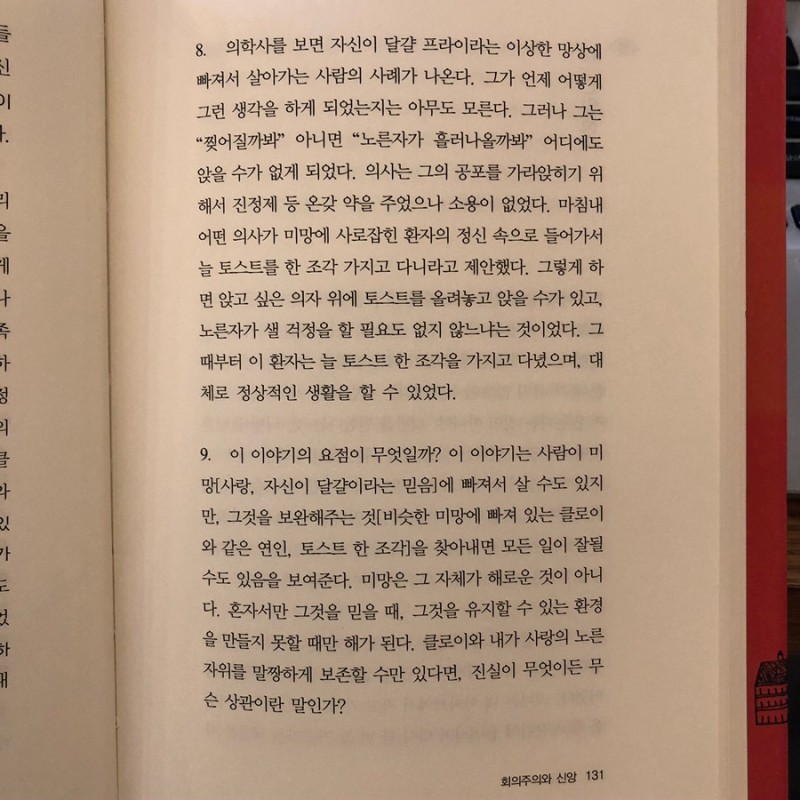
#> input picture page_dewarp-master/IMG_8117.jpg, 800 x 800 px
$ python page_dewarp_copy.py IMG_8117.jpg
#> lines starting #> are read from the running program, lines starting #| are printed output that depends on the picture; after the words box and inside, x2 and y2 are one past the last pixel; in counts of white or black regions, pixels touching at a corner belong together
#!/usr/bin/env python
######################################################################
# page_dewarp.py - Proof-of-concept of page-dewarping based on a
# "cubic sheet" model. Requires OpenCV (version 3 or greater),
# PIL/Pillow, and scipy.optimize.
######################################################################
# Author:  Matt Zucker
# Date:    July 2016
# License: MIT License (see LICENSE.txt)
######################################################################

import os
import sys
import datetime
import cv2
from PIL import Image
import numpy as np
import scipy.optimize
from numba import njit

# for some reason pylint complains about cv2 members being undefined :(
# pylint: disable=E1101

PAGE_MARGIN_X = 50       # reduced px to ignore near L/R edge
PAGE_MARGIN_Y = 20       # reduced px to ignore near T/B edge

OUTPUT_ZOOM = 1.0        # how much to zoom output relative to *original* image
OUTPUT_DPI = 300         # just affects stated DPI of PNG, not appearance
REMAP_DECIMATE = 16      # downscaling factor for remapping image

ADAPTIVE_WINSZ = 55      # window size for adaptive threshold in reduced px

TEXT_MIN_WIDTH = 15      # min reduced px width of detected text contour
TEXT_MIN_HEIGHT = 2      # min reduced px height of detected text contour
TEXT_MIN_ASPECT = 1.5    # filter out text contours below this w/h ratio
TEXT_MAX_THICKNESS = 10  # max reduced px thickness of detected text contour

EDGE_MAX_OVERLAP = 1.0   # max reduced px horiz. overlap of contours in span
EDGE_MAX_LENGTH = 100.0  # max reduced px length of edge connecting contours
EDGE_ANGLE_COST = 10.0   # cost of angles in edges (tradeoff vs. length)
EDGE_MAX_ANGLE = 7.5     # maximum change in angle allowed between contours

RVEC_IDX = slice(0, 3)   # index of rvec in params vector
TVEC_IDX = slice(3, 6)   # index of tvec in params vector
CUBIC_IDX = slice(6, 8)  # index of cubic slopes in params vector

SPAN_MIN_WIDTH = 30      # minimum reduced px width for span
SPAN_PX_PER_STEP = 20    # reduced px spacing for sampling along spans
FOCAL_LENGTH = 1.2       # normalized focal length of camera

DEBUG_LEVEL = 0          # 0=none, 1=some, 2=lots, 3=all
DEBUG_OUTPUT = 'file'    # file, screen, both

WINDOW_NAME = 'Dewarp'   # Window name for visualization

# nice color palette for visualizing contours, etc.
CCOLORS = [
    (255, 0, 0),
    (255, 63, 0),
    (255, 127, 0),
    (255, 191, 0),
    (255, 255, 0),
    (191, 255, 0),
    (127, 255, 0),
    (63, 255, 0),
    (0, 255, 0),
    (0, 255, 63),
    (0, 255, 127),
    (0, 255, 191),
    (0, 255, 255),
    (0, 191, 255),
    (0, 127, 255),
    (0, 63, 255),
    (0, 0, 255),
    (63, 0, 255),
    (127, 0, 255),
    (191, 0, 255),
    (255, 0, 255),
    (255, 0, 191),
    (255, 0, 127),
    (255, 0, 63),
]

# default intrinsic parameter matrix
K = np.array([
    [FOCAL_LENGTH, 0, 0],
    [0, FOCAL_LENGTH, 0],
    [0, 0, 1]], dtype=np.float32)

# [25 lines left out: function debug_show, not called in this run]

@njit
def round_nearest_multiple(i, factor):
    i = int(i)
    rem = i % factor
    if not rem:
        return i
    else:
        return i + factor - rem

@njit
def pix2norm(shape, pts):
    height, width = shape[:2]
    scl = 2.0/(max(height, width))
    offset = np.array([width, height], dtype=pts.dtype).reshape((-1, 1, 2))*0.5
    return (pts - offset) * scl


def norm2pix(shape, pts, as_integer):
    height, width = shape[:2]
    scl = max(height, width)*0.5
    offset = np.array([0.5*width, 0.5*height],
                      dtype=pts.dtype).reshape((-1, 1, 2))
    rval = pts * scl + offset
    if as_integer:
        return (rval + 0.5).astype(int)
    else:
        return rval

@njit
def fltp(point):
    return tuple(point.astype(int).flatten())

# [18 lines left out: function draw_correspondences, not called in this run]


def get_default_params(corners, ycoords, xcoords):

    # page width and height
    page_width = np.linalg.norm(corners[1] - corners[0])
    page_height = np.linalg.norm(corners[-1] - corners[0])
    rough_dims = (page_width, page_height)

    # our initial guess for the cubic has no slope
    cubic_slopes = [0.0, 0.0]

    # object points of flat page in 3D coordinates
    corners_object3d = np.array([
        [0, 0, 0],
        [page_width, 0, 0],
        [page_width, page_height, 0],
        [0, page_height, 0]])

    # estimate rotation and translation from four 2D-to-3D point
    # correspondences
    _, rvec, tvec = cv2.solvePnP(corners_object3d,
                                 corners, K, np.zeros(5))

    span_counts = [len(xc) for xc in xcoords]

    params = np.hstack((np.array(rvec).flatten(),
                        np.array(tvec).flatten(),
                        np.array(cubic_slopes).flatten(),
                        ycoords.flatten()) +
                       tuple(xcoords))

    return rough_dims, span_counts, params


def project_xy(xy_coords, pvec):

    # get cubic polynomial coefficients given
    #
    #  f(0) = 0, f'(0) = alpha
    #  f(1) = 0, f'(1) = beta

    alpha, beta = tuple(pvec[CUBIC_IDX])

    poly = np.array([
        alpha + beta,
        -2*alpha - beta,
        alpha,
        0])

    xy_coords = xy_coords.reshape((-1, 2))
    z_coords = np.polyval(poly, xy_coords[:, 0])

    objpoints = np.hstack((xy_coords, z_coords.reshape((-1, 1))))

    image_points, _ = cv2.projectPoints(objpoints,
                                        pvec[RVEC_IDX],
                                        pvec[TVEC_IDX],
                                        K, np.zeros(5))

    return image_points


def project_keypoints(pvec, keypoint_index):

    xy_coords = pvec[keypoint_index]
    xy_coords[0, :] = 0

    return project_xy(xy_coords, pvec)


def resize_to_screen(src, maxw=1280, maxh=700, copy=False):

    height, width = src.shape[:2]

    scl_x = float(width)/maxw
    scl_y = float(height)/maxh

    scl = int(np.ceil(max(scl_x, scl_y)))

    if scl > 1.0:
        inv_scl = 1.0/scl
        img = cv2.resize(src, (0, 0), None, inv_scl, inv_scl, cv2.INTER_AREA)
    elif copy:
        img = src.copy()
    else:
        img = src

    return img


def box(width, height):
    return np.ones((height, width), dtype=np.uint8)


def get_page_extents(small):

    height, width = small.shape[:2]

    xmin = PAGE_MARGIN_X
    ymin = PAGE_MARGIN_Y
    xmax = width-PAGE_MARGIN_X
    ymax = height-PAGE_MARGIN_Y

    page = np.zeros((height, width), dtype=np.uint8)
    cv2.rectangle(page, (xmin, ymin), (xmax, ymax), (255, 255, 255), -1)

    outline = np.array([
        [xmin, ymin],
        [xmin, ymax],
        [xmax, ymax],
        [xmax, ymin]])

    return page, outline


def get_mask(name, small, pagemask, masktype):

    sgray = cv2.cvtColor(small, cv2.COLOR_RGB2GRAY)

    if masktype == 'text':

        mask = cv2.adaptiveThreshold(sgray, 255, cv2.ADAPTIVE_THRESH_MEAN_C,
                                     cv2.THRESH_BINARY_INV,
                                     ADAPTIVE_WINSZ,
                                     25)

        if DEBUG_LEVEL >= 3:
            debug_show(name, 0.1, 'thresholded', mask)

        mask = cv2.dilate(mask, box(9, 1))

        if DEBUG_LEVEL >= 3:
            debug_show(name, 0.2, 'dilated', mask)

        mask = cv2.erode(mask, box(1, 3))

        if DEBUG_LEVEL >= 3:
            debug_show(name, 0.3, 'eroded', mask)

    else:

        mask = cv2.adaptiveThreshold(sgray, 255, cv2.ADAPTIVE_THRESH_MEAN_C,
                                     cv2.THRESH_BINARY_INV,
                                     ADAPTIVE_WINSZ,
                                     7)

        if DEBUG_LEVEL >= 3:
            debug_show(name, 0.4, 'thresholded', mask)

        mask = cv2.erode(mask, box(3, 1), iterations=3)

        if DEBUG_LEVEL >= 3:
            debug_show(name, 0.5, 'eroded', mask)

        mask = cv2.dilate(mask, box(8, 2))

        if DEBUG_LEVEL >= 3:
            debug_show(name, 0.6, 'dilated', mask)

    return np.minimum(mask, pagemask)


def interval_measure_overlap(int_a, int_b):
    return min(int_a[1], int_b[1]) - max(int_a[0], int_b[0])


def angle_dist(angle_b, angle_a):

    diff = angle_b - angle_a

    while diff > np.pi:
        diff -= 2*np.pi

    while diff < -np.pi:
        diff += 2*np.pi

    return np.abs(diff)


def blob_mean_and_tangent(contour):

    moments = cv2.moments(contour)

    area = moments['m00']

    mean_x = moments['m10'] / area
    mean_y = moments['m01'] / area

    moments_matrix = np.array([
        [moments['mu20'], moments['mu11']],
        [moments['mu11'], moments['mu02']]
    ]) / area

    _, svd_u, _ = cv2.SVDecomp(moments_matrix)

    center = np.array([mean_x, mean_y])
    tangent = svd_u[:, 0].flatten().copy()

    return center, tangent


class ContourInfo(object):

    def __init__(self, contour, rect, mask):

        self.contour = contour
        self.rect = rect
        self.mask = mask

        self.center, self.tangent = blob_mean_and_tangent(contour)

        self.angle = np.arctan2(self.tangent[1], self.tangent[0])

        clx = [self.proj_x(point) for point in contour]

        lxmin = min(clx)
        lxmax = max(clx)

        self.local_xrng = (lxmin, lxmax)

        self.point0 = self.center + self.tangent * lxmin
        self.point1 = self.center + self.tangent * lxmax

        self.pred = None
        self.succ = None

    def proj_x(self, point):
        return np.dot(self.tangent, point.flatten()-self.center)

    def local_overlap(self, other):
        xmin = self.proj_x(other.point0)
        xmax = self.proj_x(other.point1)
        return interval_measure_overlap(self.local_xrng, (xmin, xmax))


def generate_candidate_edge(cinfo_a, cinfo_b):

    # we want a left of b (so a's successor will be b and b's
    # predecessor will be a) make sure right endpoint of b is to the
    # right of left endpoint of a.
    if cinfo_a.point0[0] > cinfo_b.point1[0]:
        tmp = cinfo_a
        cinfo_a = cinfo_b
        cinfo_b = tmp

    x_overlap_a = cinfo_a.local_overlap(cinfo_b)
    x_overlap_b = cinfo_b.local_overlap(cinfo_a)

    overall_tangent = cinfo_b.center - cinfo_a.center
    overall_angle = np.arctan2(overall_tangent[1], overall_tangent[0])

    delta_angle = max(angle_dist(cinfo_a.angle, overall_angle),
                      angle_dist(cinfo_b.angle, overall_angle)) * 180/np.pi

    # we want the largest overlap in x to be small
    x_overlap = max(x_overlap_a, x_overlap_b)

    dist = np.linalg.norm(cinfo_b.point0 - cinfo_a.point1)

    if (dist > EDGE_MAX_LENGTH or
            x_overlap > EDGE_MAX_OVERLAP or
            delta_angle > EDGE_MAX_ANGLE):
        return None
    else:
        score = dist + delta_angle*EDGE_ANGLE_COST
        return (score, cinfo_a, cinfo_b)


def make_tight_mask(contour, xmin, ymin, width, height):

    tight_mask = np.zeros((height, width), dtype=np.uint8)
    tight_contour = contour - np.array((xmin, ymin)).reshape((-1, 1, 2))

    cv2.drawContours(tight_mask, [tight_contour], 0,
                     (1, 1, 1), -1)

    return tight_mask


def get_contours(name, small, pagemask, masktype):

    mask = get_mask(name, small, pagemask, masktype)

    contours, _ = cv2.findContours(mask, cv2.RETR_EXTERNAL,cv2.CHAIN_APPROX_NONE)

    contours_out = []

    for contour in contours:

        rect = cv2.boundingRect(contour)
        xmin, ymin, width, height = rect

        if (width < TEXT_MIN_WIDTH or
                height < TEXT_MIN_HEIGHT or
                width < TEXT_MIN_ASPECT*height):
            continue

        tight_mask = make_tight_mask(contour, xmin, ymin, width, height)

        if tight_mask.sum(axis=0).max() > TEXT_MAX_THICKNESS:
            continue

        contours_out.append(ContourInfo(contour, rect, tight_mask))

    if DEBUG_LEVEL >= 2:
        visualize_contours(name, small, contours_out)

    return contours_out


def assemble_spans(name, small, pagemask, cinfo_list):

    # sort list
    cinfo_list = sorted(cinfo_list, key=lambda cinfo: cinfo.rect[1])

    # generate all candidate edges
    candidate_edges = []

    for i, cinfo_i in enumerate(cinfo_list):
        for j in range(i):
            # note e is of the form (score, left_cinfo, right_cinfo)
            edge = generate_candidate_edge(cinfo_i, cinfo_list[j])
            if edge is not None:
                candidate_edges.append(edge)

    # sort candidate edges by score (lower is better)
    candidate_edges.sort()

    # for each candidate edge
    for _, cinfo_a, cinfo_b in candidate_edges:
        # if left and right are unassigned, join them
        if cinfo_a.succ is None and cinfo_b.pred is None:
            cinfo_a.succ = cinfo_b
            cinfo_b.pred = cinfo_a

    # generate list of spans as output
    spans = []

    # until we have removed everything from the list
    while cinfo_list:

        # get the first on the list
        cinfo = cinfo_list[0]

        # keep following predecessors until none exists
        while cinfo.pred:
            cinfo = cinfo.pred

        # start a new span
        cur_span = []

        width = 0.0

        # follow successors til end of span
        while cinfo:
            # remove from list (sadly making this loop *also* O(n^2)
            cinfo_list.remove(cinfo)
            # add to span
            cur_span.append(cinfo)
            width += cinfo.local_xrng[1] - cinfo.local_xrng[0]
            # set successor
            cinfo = cinfo.succ

        # add if long enough
        if width > SPAN_MIN_WIDTH:
            spans.append(cur_span)

    if DEBUG_LEVEL >= 2:
        visualize_spans(name, small, pagemask, spans)

    return spans


def sample_spans(shape, spans):

    span_points = []

    for span in spans:

        contour_points = []

        for cinfo in span:

            yvals = np.arange(cinfo.mask.shape[0]).reshape((-1, 1))
            totals = (yvals * cinfo.mask).sum(axis=0)
            means = totals / cinfo.mask.sum(axis=0)

            xmin, ymin = cinfo.rect[:2]

            step = SPAN_PX_PER_STEP
            start = ((len(means)-1) % step) / 2

            contour_points += [(x+xmin, means[x]+ymin)
                               for x in range(int(start), len(means), int(step))]

        contour_points = np.array(contour_points,
                                  dtype=np.float32).reshape((-1, 1, 2))

        contour_points = pix2norm(shape, contour_points)

        span_points.append(contour_points)

    return span_points


def keypoints_from_samples(name, small, pagemask, page_outline,
                           span_points):

    all_evecs = np.array([[0.0, 0.0]])
    all_weights = 0

    for points in span_points:

        _, evec = cv2.PCACompute(points.reshape((-1, 2)),
                                 None, maxComponents=1)

        weight = np.linalg.norm(points[-1] - points[0])

        all_evecs += evec * weight
        all_weights += weight

    evec = all_evecs / all_weights

    x_dir = evec.flatten()

    if x_dir[0] < 0:
        x_dir = -x_dir

    y_dir = np.array([-x_dir[1], x_dir[0]])

    pagecoords = cv2.convexHull(page_outline)
    pagecoords = pix2norm(pagemask.shape, pagecoords.reshape((-1, 1, 2)))
    pagecoords = pagecoords.reshape((-1, 2))

    px_coords = np.dot(pagecoords, x_dir)
    py_coords = np.dot(pagecoords, y_dir)

    px0 = px_coords.min()
    px1 = px_coords.max()

    py0 = py_coords.min()
    py1 = py_coords.max()

    p00 = px0 * x_dir + py0 * y_dir
    p10 = px1 * x_dir + py0 * y_dir
    p11 = px1 * x_dir + py1 * y_dir
    p01 = px0 * x_dir + py1 * y_dir

    corners = np.vstack((p00, p10, p11, p01)).reshape((-1, 1, 2))

    ycoords = []
    xcoords = []

    for points in span_points:
        pts = points.reshape((-1, 2))
        px_coords = np.dot(pts, x_dir)
        py_coords = np.dot(pts, y_dir)
        ycoords.append(py_coords.mean() - py0)
        xcoords.append(px_coords - px0)

    if DEBUG_LEVEL >= 2:
        visualize_span_points(name, small, span_points, corners)

    return corners, np.array(ycoords), xcoords


# [74 lines left out: functions visualize_contours, visualize_spans, visualize_span_points, not called in this run]


def imgsize(img):
    height, width = img.shape[:2]
    return '{}x{}'.format(width, height)


def make_keypoint_index(span_counts):

    nspans = len(span_counts)
    npts = sum(span_counts)
    keypoint_index = np.zeros((npts+1, 2), dtype=int)
    start = 1

    for i, count in enumerate(span_counts):
        end = start + count
        keypoint_index[start:start+end, 1] = 8+i
        start = end

    keypoint_index[1:, 0] = np.arange(npts) + 8 + nspans

    return keypoint_index


def optimize_params(name, small, dstpoints, span_counts, params):

    keypoint_index = make_keypoint_index(span_counts)

    def objective(pvec):
        ppts = project_keypoints(pvec, keypoint_index)
        return np.sum((dstpoints - ppts)**2)

    objective(params)

    if DEBUG_LEVEL >= 1:
        projpts = project_keypoints(params, keypoint_index)
        display = draw_correspondences(small, dstpoints, projpts)
        debug_show(name, 4, 'keypoints before', display)

    start = datetime.datetime.now()
    res = scipy.optimize.minimize(objective, params,
                                  method='Powell')
    end = datetime.datetime.now()

    params = res.x

    if DEBUG_LEVEL >= 1:
        projpts = project_keypoints(params, keypoint_index)
        display = draw_correspondences(small, dstpoints, projpts)
        debug_show(name, 5, 'keypoints after', display)

    return params


def get_page_dims(corners, rough_dims, params):

    dst_br = corners[2].flatten()

    dims = np.array(rough_dims)

    def objective(dims):
        proj_br = project_xy(dims, params)
        return np.sum((dst_br - proj_br.flatten())**2)

    res = scipy.optimize.minimize(objective, dims, method='Powell')
    dims = res.x

    # print '  got page dims', dims[0], 'x', dims[1]

    return dims


def remap_image(name, img, small, page_dims, params):

    height = 0.5 * page_dims[1] * OUTPUT_ZOOM * img.shape[0]
    height = round_nearest_multiple(height, REMAP_DECIMATE)

    width = round_nearest_multiple(height * page_dims[0] / page_dims[1],
                                   REMAP_DECIMATE)

    # print '  output will be {}x{}'.format(width, height)

    height_small = height / REMAP_DECIMATE
    width_small = width / REMAP_DECIMATE

    page_x_range = np.linspace(0, float(page_dims[0]), int(width_small))
    page_y_range = np.linspace(0, float(page_dims[1]), int(height_small))

    page_x_coords, page_y_coords = np.meshgrid(page_x_range, page_y_range)

    page_xy_coords = np.hstack((page_x_coords.flatten().reshape((-1, 1)),
                                page_y_coords.flatten().reshape((-1, 1))))

    page_xy_coords = page_xy_coords.astype(np.float32)

    image_points = project_xy(page_xy_coords, params)
    image_points = norm2pix(img.shape, image_points, False)

    image_x_coords = image_points[:, 0, 0].reshape(page_x_coords.shape)
    image_y_coords = image_points[:, 0, 1].reshape(page_y_coords.shape)

    image_x_coords = cv2.resize(image_x_coords, (width, height),
                                interpolation=cv2.INTER_CUBIC)

    image_y_coords = cv2.resize(image_y_coords, (width, height),
                                interpolation=cv2.INTER_CUBIC)

    img_gray = cv2.cvtColor(img, cv2.COLOR_RGB2GRAY)

    remapped = cv2.remap(img_gray, image_x_coords, image_y_coords,
                         cv2.INTER_CUBIC,
                         None, cv2.BORDER_REPLICATE)

    thresh = cv2.adaptiveThreshold(remapped, 255, cv2.ADAPTIVE_THRESH_MEAN_C,
                                   cv2.THRESH_BINARY, ADAPTIVE_WINSZ, 25)

    pil_image = Image.fromarray(thresh)
    pil_image = pil_image.convert('1')

    threshfile = name + '_thresh.png'
    pil_image.save(threshfile, dpi=(OUTPUT_DPI, OUTPUT_DPI))

    if DEBUG_LEVEL >= 1:
        height = small.shape[0]
        width = int(round(height * float(thresh.shape[1])/thresh.shape[0]))
        display = cv2.resize(thresh, (width, height),
                             interpolation=cv2.INTER_AREA)
        debug_show(name, 6, 'output', display)

    return threshfile


def main():

    if len(sys.argv) < 2:
        # print 'usage:', sys.argv[0], 'IMAGE1 [IMAGE2 ...]'
        sys.exit(0)

    if DEBUG_LEVEL > 0 and DEBUG_OUTPUT != 'file':
        cv2.namedWindow(WINDOW_NAME)

    outfiles = []

    for imgfile in sys.argv[1:]:

        img = cv2.imread(imgfile)
#> img is the input picture: shape (800, 800, 3); mean B, G, R 128, 149.5, 177
        small = resize_to_screen(img)
#> in resize_to_screen, `img = cv2.resize(src, (0, 0), None, inv_scl, inv_scl, cv2.INTER_AREA)`:
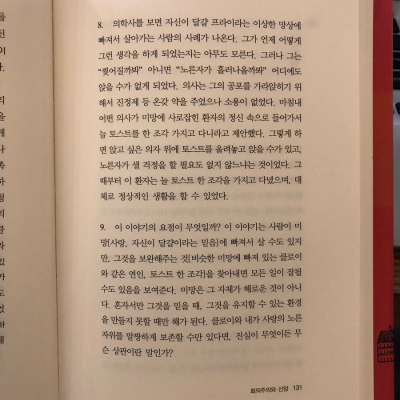
#> img: shape (400, 400, 3); mean B, G, R 128.1, 149.7, 177.1
        basename = os.path.basename(imgfile)
        name, _ = os.path.splitext(basename)

        # imgsize(img)
        # imgsize(small)

        if DEBUG_LEVEL >= 3:
            debug_show(name, 0.0, 'original', small)

        pagemask, page_outline = get_page_extents(small)
#> in get_page_extents, `cv2.rectangle(page, (xmin, ymin), (xmax, ymax), (255, 255, 255), -1)`:
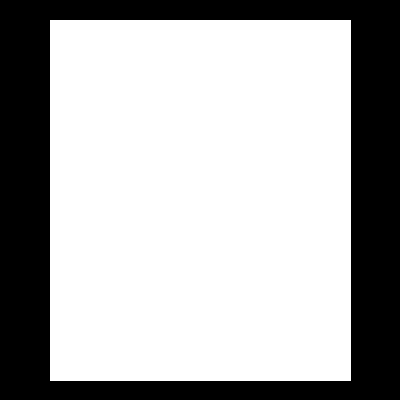
#> page: shape (400, 400); 67.9% white; 1 black region, box (x1, y1, x2, y2) and area: (0, 0, 400, 400) 51339
#> page_outline = [[50, 20], [50, 380], [350, 380], [350, 20]]

        cinfo_list = get_contours(name, small, pagemask, 'text')
#> in get_mask, `sgray = cv2.cvtColor(small, cv2.COLOR_RGB2GRAY)`:
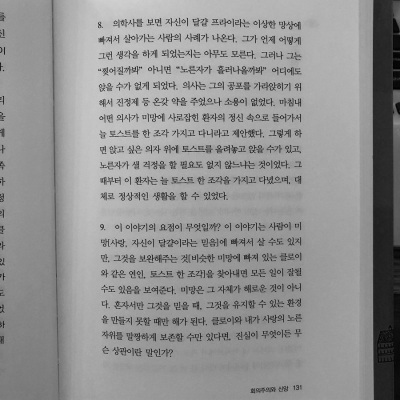
#> sgray: shape (400, 400); min 1, max 208, mean 146.3
#> in get_mask, `mask = cv2.adaptiveThreshold(sgray, 255, cv2.ADAPTIVE_THRESH_MEAN_C, c..`:
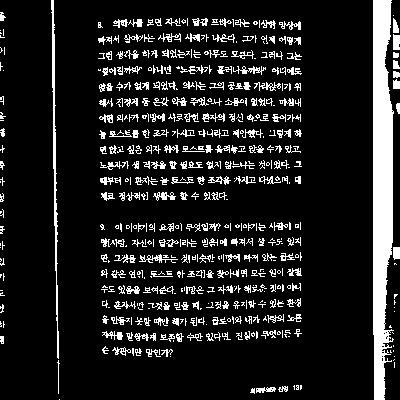
#> mask: shape (400, 400); 12.9% white; 541 white regions (263 under 20 px), largest, box (x1, y1, x2, y2) and area: (373, 0, 394, 400) 6524, (51, 0, 59, 359) 840, (139, 254, 178, 263) 121
#> in get_mask, `mask = cv2.dilate(mask, box(9, 1))`:
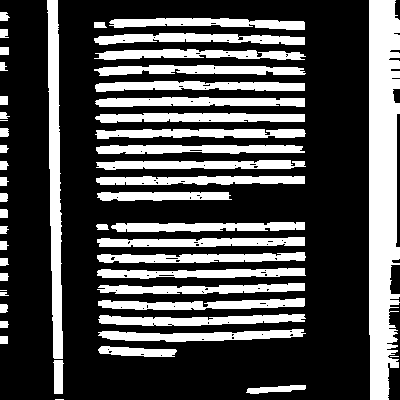
#> mask: shape (400, 400); 30.5% white; 51 white regions (4 under 20 px), largest, box (x1, y1, x2, y2) and area: (369, 0, 400, 400) 10604, (47, 0, 63, 359) 3712, (95, 113, 305, 123) 1727
#> in get_mask, `mask = cv2.erode(mask, box(1, 3))`:
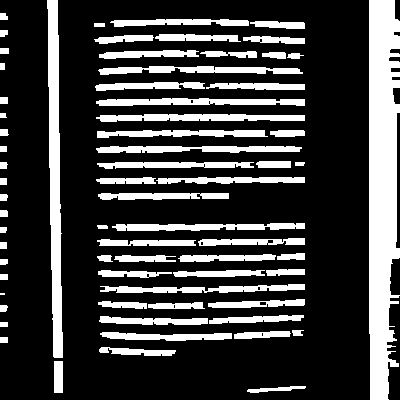
#> mask: shape (400, 400); 24.4% white; 69 white regions (1 under 20 px), largest, box (x1, y1, x2, y2) and area: (369, 0, 400, 400) 10261, (47, 0, 63, 358) 3661, (96, 114, 305, 122) 1300
#> in get_contours, `contours, _ = cv2.findContours(mask, cv2.RETR_EXTERNAL,cv2.CHAIN_APPRO..`: contours = 47 contours; largest, box (x1, y1, x2, y2) and area: (50, 20, 63, 358) 2892, (96, 114, 305, 122) 1080, (96, 98, 305, 106) 1061, (98, 66, 303, 75) 956, (96, 146, 302, 153) 950
#> (the rest of the program and of its run is left out)
